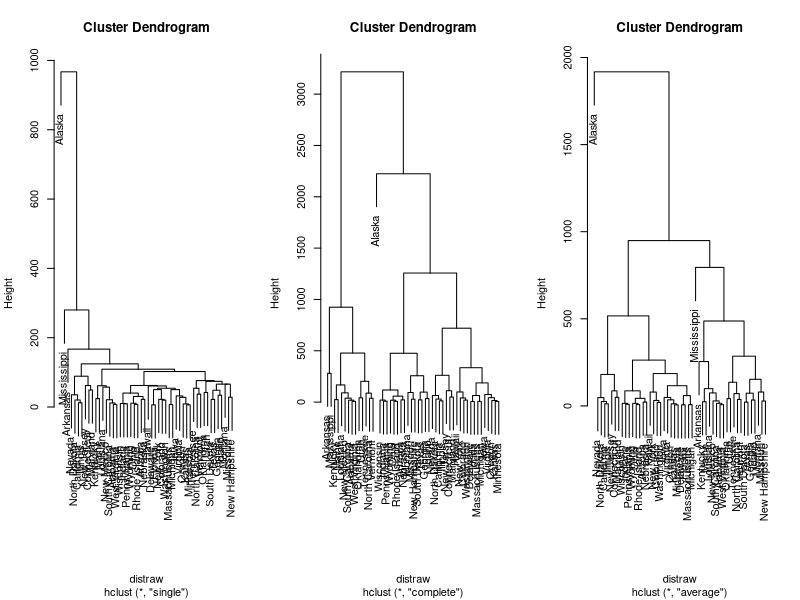
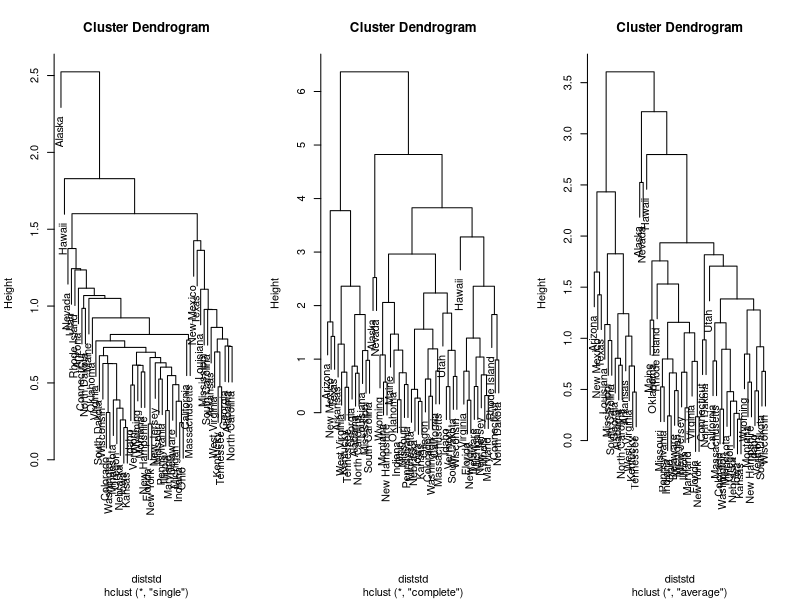
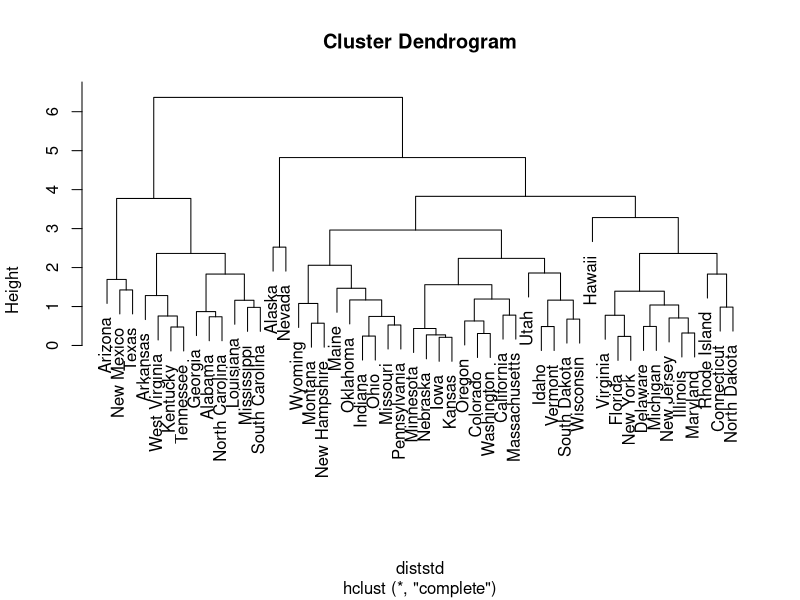
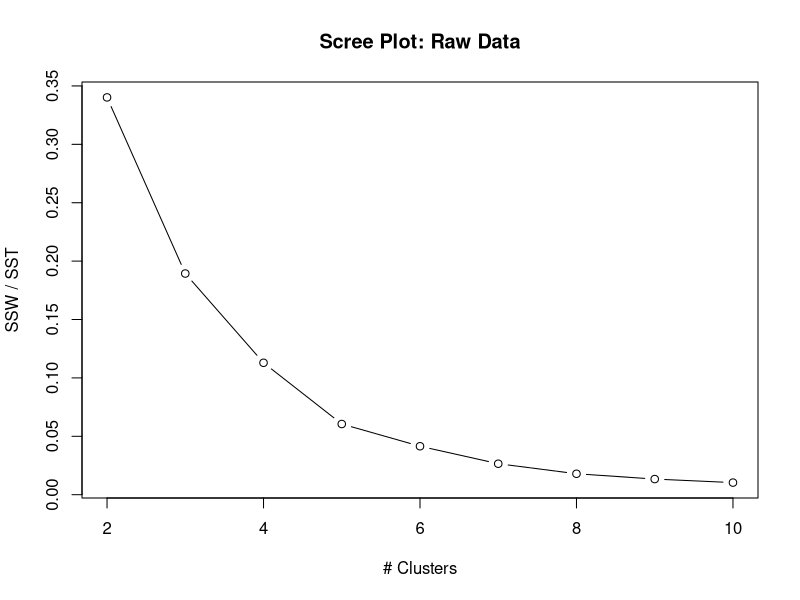
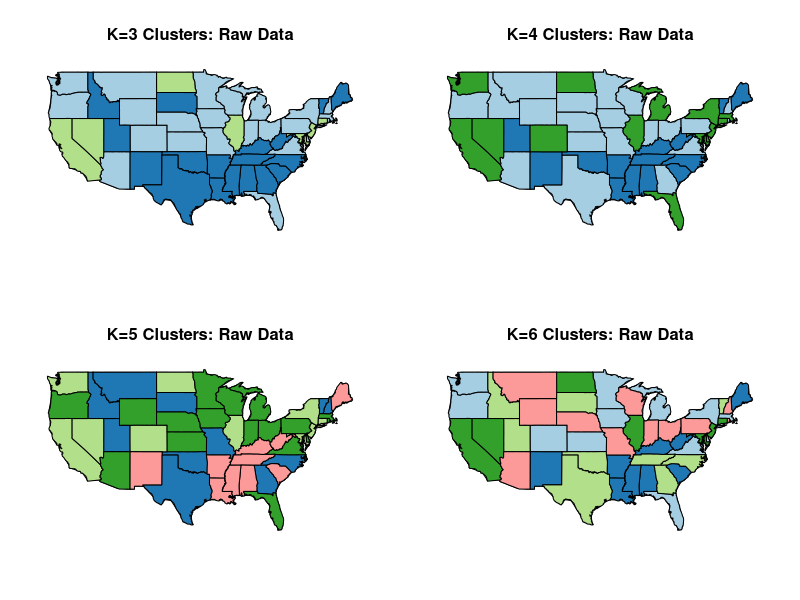
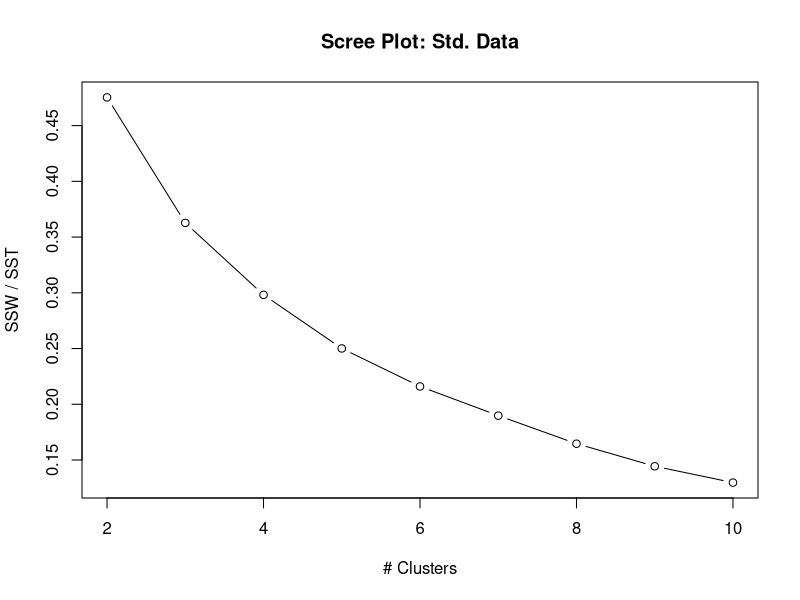
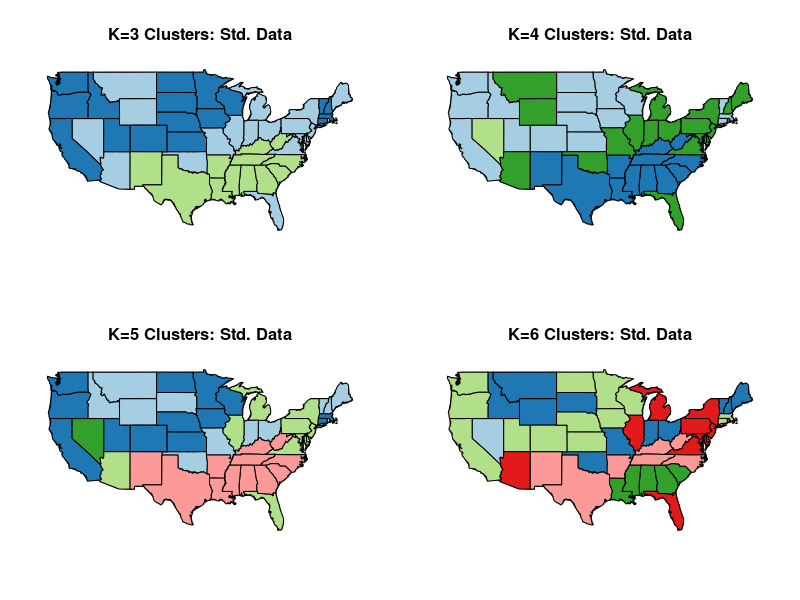

Generate these figures, in order, with R:
##########   Clustering Methods
##########   Nathaniel E. Helwig (helwig@umn.edu)
##########   Updated: 27-Mar-2017


### load 'maps' package
if(!require(maps)){
  install.packages("maps")
  library(maps)
}

### load 'RColorBrewer' package
if(!require(RColorBrewer)){
  install.packages("RColorBrewer")
  library(RColorBrewer)
}


#####   HIERARCHICAL CLUSTERING   #####

# look at states data
?state.x77
vars <- c("Income","Illiteracy","Life Exp","HS Grad")
head(state.x77[,vars])
apply(state.x77[,vars], 2, mean)
apply(state.x77[,vars], 2, sd)

# create distance (raw and standardized)
distraw <- dist(state.x77[,vars])
diststd <- dist(scale(state.x77[,vars]))

# look at distances
dim(as.matrix(distraw))
dim(as.matrix(diststd))
as.matrix(distraw)[1:4,1:4]
as.matrix(diststd)[1:4,1:4]

# hierarchical clustering (raw data)
hcrawSL <- hclust(distraw, method="single")
hcrawCL <- hclust(distraw, method="complete")
hcrawAL <- hclust(distraw, method="average")

# plot results (raw data)
dev.new(width=12, height=4, noRStudioGD=TRUE)
par(mfrow=c(1,3))
plot(hcrawSL)
plot(hcrawCL)
plot(hcrawAL)

# hierarchical clustering (standardized data)
hcstdSL <- hclust(diststd, method="single")
hcstdCL <- hclust(diststd, method="complete")
hcstdAL <- hclust(diststd, method="average")

# plot results (standardized data)
dev.new(width=12, height=4, noRStudioGD=TRUE)
par(mfrow=c(1,3))
plot(hcstdSL)
plot(hcstdCL)
plot(hcstdAL)

# plot results (standardized data close-up)
dev.new(width=10, height=6, noRStudioGD=TRUE)
plot(hcstdCL)


#####   NON-HIERARCHICAL (K MEANS) CLUSTERING   #####

# look at states data
?state.x77
vars <- c("Income","Illiteracy","Life Exp","HS Grad")
head(state.x77[,vars])
apply(state.x77[,vars], 2, mean)
apply(state.x77[,vars], 2, sd)

# fit k means for k = 2, ..., 10 (raw data)
kmlist <- vector("list", 9)
for(k in 2:10){
  set.seed(1)
  kmlist[[k-1]] <- kmeans(state.x77[,vars], k, nstart=5000)
}

# scree plot (raw data)
tot.withinss <- sapply(kmlist, function(x) x$tot.withinss)
dev.new(width=6,height=4,noRStudioGD=TRUE)
plot(2:10, tot.withinss / kmlist[[1]]$totss, type="b", xlab="# Clusters", 
     ylab="SSW / SST", main="Scree Plot: Raw Data")

# plot results (raw data)
dev.new(width=9, height=6, noRStudioGD=TRUE)
par(mfrow=c(2,2))
for(k in 3:6){
  map(database = "state")
  title(paste0("K=",k," Clusters: Raw Data"))
  cols <- brewer.pal(k, "Paired")
  for(j in 1:k){
    ix <- names(which(kmlist[[k-1]]$cluster==j))
    if(length(ix) > 1) map(database = "state", regions = ix, col = cols[j], fill=T, add=TRUE)
  }
}

# fit k means for k = 2, ..., 10 (standardized data)
Xs <- scale(state.x77[,vars])
kmlist.std <- vector("list", 9)
for(k in 2:10){
  set.seed(1)
  kmlist.std[[k-1]] <- kmeans(Xs, k, nstart=5000)
}

# scree plot (standardized data)
tot.withinss.std <- sapply(kmlist.std, function(x) x$tot.withinss)
dev.new(width=6,height=4,noRStudioGD=TRUE)
plot(2:10, tot.withinss.std / kmlist.std[[1]]$totss, type="b", 
     xlab="# Clusters", ylab="SSW / SST", main="Scree Plot: Std. Data")

# plot results (standardized data)
dev.new(width=9, height=6, noRStudioGD=TRUE)
par(mfrow=c(2,2))
for(k in 3:6){
  map(database = "state")
  title(paste0("K=",k," Clusters: Std. Data"))
  cols <- brewer.pal(k, "Paired")
  for(j in 1:k){
    ix <- names(which(kmlist.std[[k-1]]$cluster==j))
    if(length(ix) > 1) map(database = "state", regions = ix, col = cols[j], fill=T, add=TRUE)
  }
}
